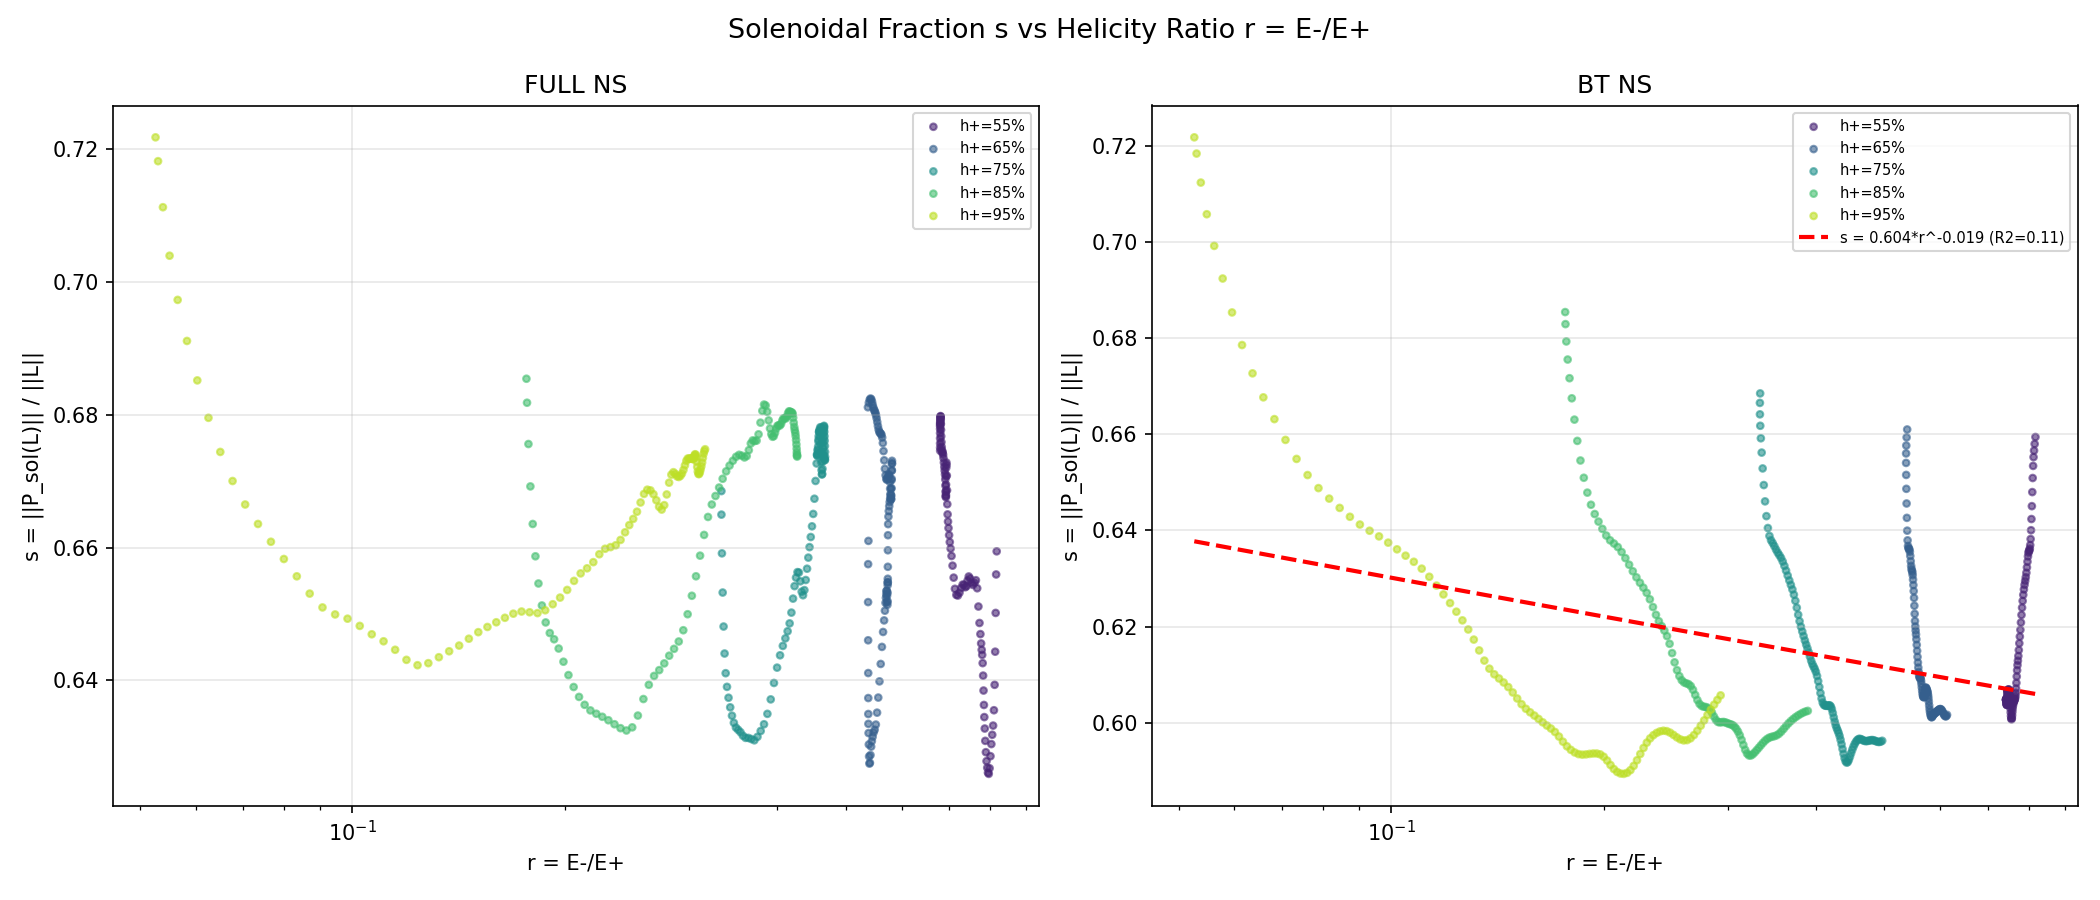

Recreate this plot in Python.
"""
TASK 2: HELICITY RATIO vs SOLENOIDAL FRACTION
==============================================
Meridian's Approach A, Task 2 (S92):

Question: Does the solenoidal fraction s(t) decrease as the helicity
ratio r(t) = ||v-||^2 / ||v+||^2 approaches 0?

If s ~ r^alpha with alpha > 0, then helicity conservation (which keeps
H = E+ - E- ~ const, forcing r -> 0 as E -> 0) automatically bounds
the solenoidal fraction and hence the nonlinear drive.

Method:
1. Generate ICs with varying helicity levels:
   H/H_max ~ 0.1, 0.3, 0.5, 0.7, 0.9
2. Evolve each under full NS and BT surgery
3. At each timestep measure:
   - r(t) = ||v-||^2 / ||v+||^2 (helicity ratio)
   - s(t) = ||P_sol(omega x v)|| / ||omega x v|| (solenoidal fraction)
4. Plot s vs r across all ICs and times

HONEST TEST: We report what the numbers say.
"""

import numpy as np
from numpy.fft import fftn, ifftn
import matplotlib
matplotlib.use('Agg')
import matplotlib.pyplot as plt
import json
import sys
import os

sys.path.insert(0, os.path.dirname(__file__))
from shared_algebraic_structure import SpectralNS


class HelicityRatioTracker(SpectralNS):
    """Extends SpectralNS with helicity ratio and solenoidal fraction tracking."""

    def make_chiral_ic(self, h_plus_frac=0.5, seed=42):
        """Create IC with specified h+ energy fraction.

        h_plus_frac = 0.5 means achiral (equal h+/h-)
        h_plus_frac = 0.95 means strongly chiral (mostly h+)
        """
        return self.imbalanced_helical_ic(seed=seed, h_plus_frac=h_plus_frac)

    def compute_helicity_ratio(self, u_hat):
        """Compute r = E- / E+ = ||v-||^2 / ||v+||^2."""
        u_p, u_m = self.helical_decompose(u_hat)
        E_plus = float(np.sum(np.abs(u_p)**2))
        E_minus = float(np.sum(np.abs(u_m)**2))
        if E_plus < 1e-30:
            return float('inf')
        return E_minus / E_plus

    def compute_solenoidal_fraction(self, u_hat):
        """Compute s = ||P_sol(omega x v)|| / ||omega x v||."""
        N = self.N
        lamb_hat = self.compute_lamb_hat(u_hat)
        lamb_sol_hat = self.project_leray(lamb_hat)

        norm_full_sq = sum(float(np.sum(np.abs(lamb_hat[i])**2)) for i in range(3))
        norm_sol_sq = sum(float(np.sum(np.abs(lamb_sol_hat[i])**2)) for i in range(3))

        if norm_full_sq < 1e-30:
            return 0.0

        # Return sqrt ratio (norm ratio, not energy ratio)
        return float(np.sqrt(norm_sol_sq / norm_full_sq))

    def compute_helicity_normalized(self, u_hat):
        """Compute H / H_max where H_max = 2*E*k_max_effective."""
        u_p, u_m = self.helical_decompose(u_hat)
        E_plus = float(np.sum(np.abs(u_p)**2))
        E_minus = float(np.sum(np.abs(u_m)**2))

        # Helicity: H = sum_k |k| * (|u_p|^2 - |u_m|^2)
        H = float(np.sum(self.kmag * (np.abs(u_p)**2 - np.abs(u_m)**2)))
        E_total = E_plus + E_minus
        if E_total < 1e-30:
            return 0.0
        # Approximate H/H_max
        return float((E_plus - E_minus) / (E_plus + E_minus))

    def run_sweep(self, u_hat_init, mode='full', dt=0.005, t_max=10.0,
                  sample_interval=20, label=''):
        """Run simulation tracking r(t) and s(t)."""
        u_hat = u_hat_init.copy()
        t = 0.0
        step = 0

        data = {
            'label': label,
            'mode': mode,
            'times': [],
            'r': [],       # helicity ratio E-/E+
            's': [],       # solenoidal fraction
            'h_norm': [],  # normalized helicity
            'energy': [],
        }

        while t <= t_max:
            if step % sample_interval == 0:
                r = self.compute_helicity_ratio(u_hat)
                s = self.compute_solenoidal_fraction(u_hat)
                h = self.compute_helicity_normalized(u_hat)

                u = np.array([np.real(ifftn(u_hat[i])) for i in range(3)])
                E = 0.5 * np.mean(np.sum(u**2, axis=0))

                data['times'].append(float(t))
                data['r'].append(float(r))
                data['s'].append(float(s))
                data['h_norm'].append(float(h))
                data['energy'].append(float(E))

                if E < 1e-12:
                    break

            u_hat = self.step_rk4(u_hat, dt, mode=mode)
            t += dt
            step += 1

        return data


def fit_power_law(r_arr, s_arr):
    """Fit s = C * r^alpha via log-log regression. Returns (alpha, C, R^2)."""
    mask = (r_arr > 1e-10) & (s_arr > 1e-10) & np.isfinite(r_arr) & np.isfinite(s_arr)
    if np.sum(mask) < 3:
        return 0.0, 0.0, 0.0

    log_r = np.log(r_arr[mask])
    log_s = np.log(s_arr[mask])

    # Linear regression: log_s = alpha * log_r + log_C
    coeffs = np.polyfit(log_r, log_s, 1)
    alpha = coeffs[0]
    C = np.exp(coeffs[1])

    # R^2
    predicted = np.polyval(coeffs, log_r)
    ss_res = np.sum((log_s - predicted)**2)
    ss_tot = np.sum((log_s - np.mean(log_s))**2)
    R2 = 1.0 - ss_res / max(ss_tot, 1e-30)

    return float(alpha), float(C), float(R2)


def main():
    print("=" * 70)
    print("  TASK 2: HELICITY RATIO vs SOLENOIDAL FRACTION")
    print("  s(t) = ||P_sol(L)|| / ||L|| vs r(t) = E-/E+")
    print("  Looking for s ~ r^alpha with alpha > 0")
    print("=" * 70)

    solver = HelicityRatioTracker(N=32, Re=400)

    # Generate ICs with varying helicity levels
    h_plus_fracs = [0.55, 0.65, 0.75, 0.85, 0.95]
    # This gives H/H_max ~ 0.1, 0.3, 0.5, 0.7, 0.9

    all_data = {}
    dt = 0.005
    t_max = 10.0

    for h_frac in h_plus_fracs:
        h_label = f"h+={h_frac:.0%}"
        u_hat_init = solver.make_chiral_ic(h_plus_frac=h_frac, seed=42)

        # Check actual helicity ratio
        r0 = solver.compute_helicity_ratio(u_hat_init)
        h0 = solver.compute_helicity_normalized(u_hat_init)
        print(f"\n  IC: {h_label}  r0={r0:.4f}  H/H_max={h0:.3f}")

        for mode in ['full', 'bt']:
            key = f"{h_label}_{mode}"
            data = solver.run_sweep(
                u_hat_init, mode=mode, dt=dt, t_max=t_max,
                sample_interval=20, label=h_label
            )
            all_data[key] = data

    # =========================================================
    # ANALYSIS: s vs r scatter and power law fit
    # =========================================================
    print("\n" + "=" * 70)
    print("  ANALYSIS: s vs r")
    print("=" * 70)

    # Collect all (r, s) pairs for each mode
    for mode in ['full', 'bt']:
        all_r = []
        all_s = []
        print(f"\n  Mode: {mode.upper()} NS")
        print(f"  {'IC':<12s}  {'r_init':>8s}  {'r_final':>8s}  "
              f"{'s_init':>8s}  {'s_final':>8s}  {'alpha':>8s}  {'R^2':>6s}")
        print(f"  {'-'*12}  {'-'*8}  {'-'*8}  {'-'*8}  {'-'*8}  {'-'*8}  {'-'*6}")

        for h_frac in h_plus_fracs:
            h_label = f"h+={h_frac:.0%}"
            key = f"{h_label}_{mode}"
            data = all_data[key]

            r_arr = np.array(data['r'])
            s_arr = np.array(data['s'])
            all_r.extend(data['r'])
            all_s.extend(data['s'])

            alpha, C, R2 = fit_power_law(r_arr, s_arr)

            print(f"  {h_label:<12s}  {r_arr[0]:8.4f}  {r_arr[-1]:8.4f}  "
                  f"{s_arr[0]:8.4f}  {s_arr[-1]:8.4f}  {alpha:8.4f}  {R2:6.3f}")

        # Global fit across all ICs
        all_r_arr = np.array(all_r)
        all_s_arr = np.array(all_s)
        global_alpha, global_C, global_R2 = fit_power_law(all_r_arr, all_s_arr)
        print(f"\n  GLOBAL FIT: s = {global_C:.4f} * r^{global_alpha:.4f}  (R^2={global_R2:.3f})")

    # =========================================================
    # VERDICT
    # =========================================================
    print("\n" + "=" * 70)
    print("  VERDICT")
    print("=" * 70)

    # Check global fits
    for mode in ['full', 'bt']:
        all_r = []
        all_s = []
        for h_frac in h_plus_fracs:
            key = f"h+={h_frac:.0%}_{mode}"
            all_r.extend(all_data[key]['r'])
            all_s.extend(all_data[key]['s'])

        alpha, C, R2 = fit_power_law(np.array(all_r), np.array(all_s))

        if alpha > 0.05 and R2 > 0.3:
            print(f"\n  {mode.upper()} NS: s ~ r^{alpha:.3f} (R^2={R2:.3f})")
            print(f"    => POSITIVE: solenoidal fraction decreases as helicity ratio -> 0")
            print(f"    => Helicity conservation DOES constrain nonlinear drive")
        elif alpha > 0:
            print(f"\n  {mode.upper()} NS: s ~ r^{alpha:.3f} (R^2={R2:.3f})")
            print(f"    => WEAK: trend exists but not clean power law")
        else:
            print(f"\n  {mode.upper()} NS: alpha = {alpha:.3f} (R^2={R2:.3f})")
            print(f"    => NEGATIVE: no s-r correlation")

    # =========================================================
    # SAVE & PLOT
    # =========================================================
    output_path = os.path.join(os.path.dirname(__file__), 'helicity_ratio_vs_solenoidal.json')
    save_data = {'params': {'N': 32, 'Re': 400, 'dt': dt, 't_max': t_max}}
    for key, data in all_data.items():
        save_data[key] = {
            'r_range': [min(data['r']), max(data['r'])],
            's_range': [min(data['s']), max(data['s'])],
        }
    with open(output_path, 'w') as f:
        json.dump(save_data, f, indent=2)
    print(f"\n  Results saved to {output_path}")

    # Plot: s vs r scatter
    fig, axes = plt.subplots(1, 2, figsize=(14, 6))
    fig.suptitle('Solenoidal Fraction s vs Helicity Ratio r = E-/E+', fontsize=13)

    colors_h = plt.cm.viridis(np.linspace(0.1, 0.9, len(h_plus_fracs)))

    for col, mode in enumerate(['full', 'bt']):
        ax = axes[col]
        all_r = []
        all_s = []

        for idx, h_frac in enumerate(h_plus_fracs):
            key = f"h+={h_frac:.0%}_{mode}"
            data = all_data[key]
            ax.scatter(data['r'], data['s'], c=[colors_h[idx]]*len(data['r']),
                       s=10, alpha=0.6, label=f'h+={h_frac:.0%}')
            all_r.extend(data['r'])
            all_s.extend(data['s'])

        # Global fit line
        all_r_arr = np.array(all_r)
        all_s_arr = np.array(all_s)
        alpha, C, R2 = fit_power_law(all_r_arr, all_s_arr)

        if R2 > 0.1:
            r_fit = np.linspace(max(all_r_arr.min(), 0.001), all_r_arr.max(), 100)
            s_fit = C * r_fit**alpha
            ax.plot(r_fit, s_fit, 'r--', linewidth=2,
                    label=f's = {C:.3f}*r^{alpha:.3f} (R2={R2:.2f})')

        ax.set_xlabel('r = E-/E+')
        ax.set_ylabel('s = ||P_sol(L)|| / ||L||')
        ax.set_title(f'{mode.upper()} NS')
        ax.legend(fontsize=7)
        ax.grid(True, alpha=0.3)
        ax.set_xscale('log')

    plt.tight_layout()
    plot_path = os.path.join(os.path.dirname(__file__), 'helicity_ratio_vs_solenoidal.png')
    plt.savefig(plot_path, dpi=150)
    print(f"  Plot saved to {plot_path}")
    plt.close()

    # Second plot: time evolution of r and s
    fig, axes = plt.subplots(2, 2, figsize=(14, 10))
    fig.suptitle('Time Evolution of Helicity Ratio r and Solenoidal Fraction s', fontsize=13)

    for col, mode in enumerate(['full', 'bt']):
        for idx, h_frac in enumerate(h_plus_fracs):
            key = f"h+={h_frac:.0%}_{mode}"
            data = all_data[key]

            axes[0, col].plot(data['times'], data['r'],
                              color=colors_h[idx], label=f'h+={h_frac:.0%}')
            axes[1, col].plot(data['times'], data['s'],
                              color=colors_h[idx], label=f'h+={h_frac:.0%}')

        axes[0, col].set_ylabel('r = E-/E+')
        axes[0, col].set_title(f'{mode.upper()} NS — Helicity Ratio')
        axes[0, col].set_yscale('log')
        axes[0, col].legend(fontsize=7)
        axes[0, col].grid(True, alpha=0.3)

        axes[1, col].set_ylabel('s = ||P_sol(L)|| / ||L||')
        axes[1, col].set_xlabel('Time')
        axes[1, col].set_title(f'{mode.upper()} NS — Solenoidal Fraction')
        axes[1, col].legend(fontsize=7)
        axes[1, col].grid(True, alpha=0.3)

    plt.tight_layout()
    plot_path2 = os.path.join(os.path.dirname(__file__), 'helicity_ratio_timeseries.png')
    plt.savefig(plot_path2, dpi=150)
    print(f"  Plot saved to {plot_path2}")
    plt.close()

    print("\n  DONE.")


if __name__ == '__main__':
    main()
